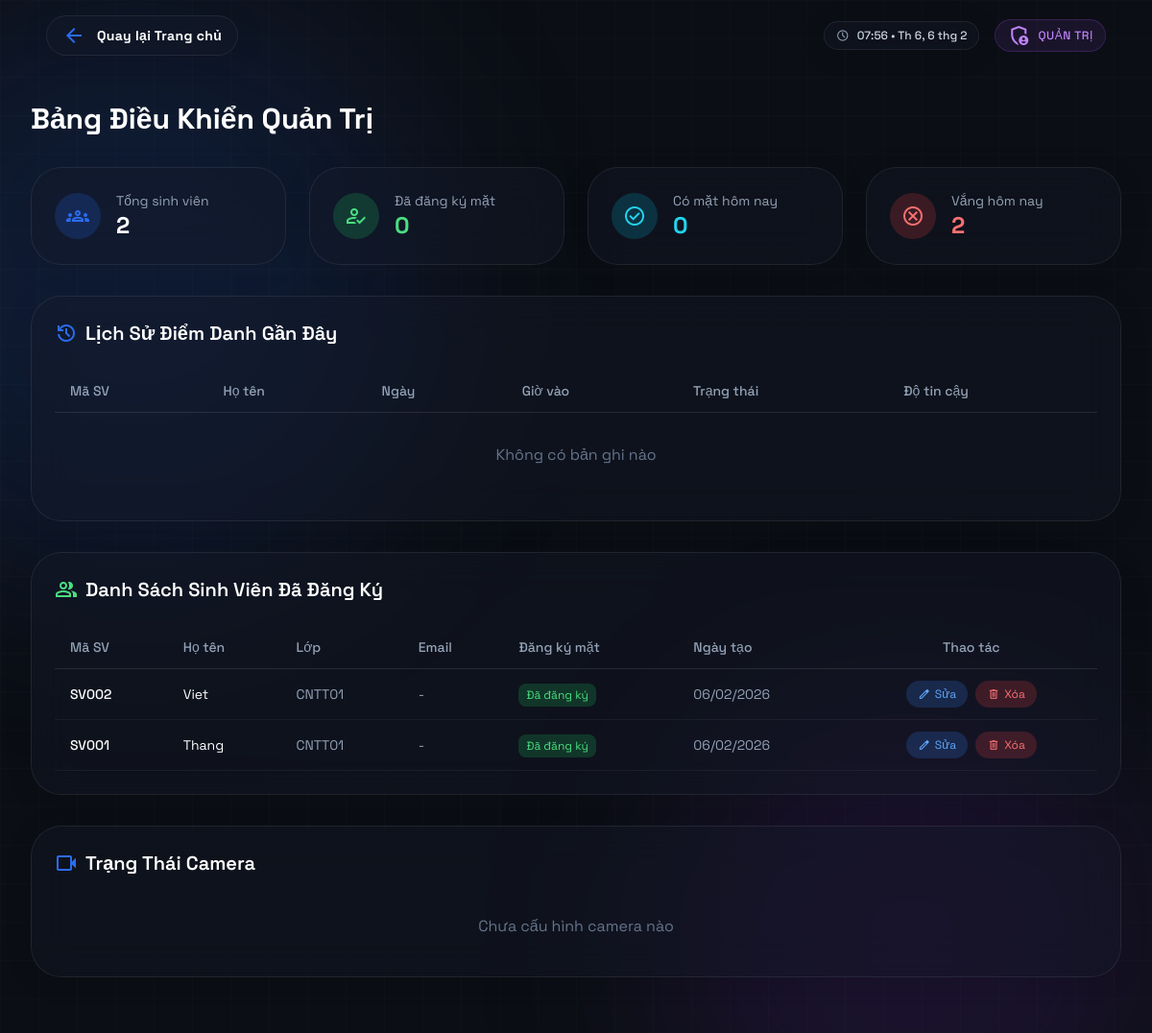
Screenshot of /admin-dashboard/ with the database file from the repository.
### portal/models.py (models this page shows, shortened)
class Student(models.Model):
    user = models.OneToOneField(User, on_delete=models.CASCADE, null=True, blank=True)
    student_id = models.CharField(max_length=20, unique=True, verbose_name="Mã sinh viên")
    full_name = models.CharField(max_length=100, verbose_name="Họ và tên")
    email = models.EmailField(blank=True, verbose_name="Email")
    class_name = models.CharField(max_length=50, blank=True, verbose_name="Lớp")
    face_encoding = models.BinaryField(null=True, blank=True, verbose_name="Face Encoding Data")
    face_image = models.ImageField(upload_to='faces/', null=True, blank=True, verbose_name="Ảnh khuôn mặt")
    is_registered = models.BooleanField(default=False, verbose_name="Đã đăng ký khuôn mặt")
    created_at = models.DateTimeField(auto_now_add=True)
    updated_at = models.DateTimeField(auto_now=True)
    class Meta:
        verbose_name = "Sinh viên"
        verbose_name_plural = "Danh sách sinh viên"
        ordering = ['student_id']

### portal/views.py (the view)
# urls.py: path('admin-dashboard/', views.admin_dashboard, name='admin_dashboard'),
def admin_dashboard(request):
    from .face_recognition import load_database
    face_db = load_database()
    registered_faces = len(face_db)  # Số người đã đăng ký mặt
    total_students = Student.objects.count()
    today = timezone.now().date()
    today_records = AttendanceRecord.objects.filter(date=today)
    today_present_unique = today_records.filter(status='present').values('student').distinct().count()
    today_absent = max(0, total_students - today_present_unique)
    context = {
        'total_students': total_students,
        'registered_students': registered_faces,  # Từ face_database.pkl
        'today_present': today_present_unique,  # Số sinh viên unique
        'today_late': today_records.filter(status='late').values('student').distinct().count(),
        'today_absent': today_absent,
        'recent_records': AttendanceRecord.objects.select_related('student').order_by('-date', '-time_in')[:20],
        'cameras': Camera.objects.all(),
        'students': Student.objects.all().order_by('-created_at'),  # Danh sách sinh viên
    }
    return render(request, 'portal/admin_dashboard.html', context)

### portal/face_recognition.py (called while the page is built)
def load_database():
    if os.path.exists(DATABASE_FILE):
        with open(DATABASE_FILE, 'rb') as f:
            return pickle.load(f)
    return {}

### templates/portal/admin_dashboard.html (shortened to what this page needs)
{% extends 'base.html' %}
{% load static %}
{% block content %}
<div class="fixed inset-0 overflow-hidden pointer-events-none z-0">
    <div class="absolute top-0 -left-40 w-[600px] h-[600px] bg-primary/20 rounded-full mix-blend-screen filter blur-[100px] opacity-70 animate-blob"></div>
    <div class="absolute -bottom-40 right-0 w-[500px] h-[500px] bg-purple-600/20 rounded-full mix-blend-screen filter blur-[100px] opacity-60 animate-blob delay-200"></div>
</div>
<header class="relative z-50 flex items-center justify-between px-6 py-4 lg:px-12 w-full max-w-7xl mx-auto">
    <a href="{% url 'portal:home' %}" class="flex items-center gap-3 glass-card px-4 py-2 rounded-full hover:border-primary/30 transition-all duration-300 group">
        <span class="material-symbols-outlined text-primary group-hover:scale-110 transition-transform">arrow_back</span>
        <span class="font-bold text-sm tracking-wide">Quay lại Trang chủ</span>
    </a>
    <div class="flex items-center gap-4">
        <div class="hidden sm:flex items-center gap-2 px-3 py-1 glass-card rounded-full">
            <span class="material-symbols-outlined text-sm text-slate-400">schedule</span>
            <span id="currentTime" class="text-xs font-medium text-slate-300"></span>
        </div>
        <div class="flex items-center gap-2 px-3 py-1 bg-purple-500/10 border border-purple-500/20 rounded-full">
            <span class="material-symbols-outlined text-purple-400">admin_panel_settings</span>
            <span class="text-xs font-medium text-purple-400 uppercase tracking-wider">Quản trị</span>
        </div>
    </div>
</header>
<main class="relative z-10 flex-1 p-4 lg:p-8 overflow-y-auto" style="max-height: calc(100vh - 100px);">
    <div class="max-w-7xl mx-auto">
        <h1 class="text-3xl font-bold mb-8">Bảng Điều Khiển Quản Trị</h1>
        <div class="grid grid-cols-1 md:grid-cols-2 lg:grid-cols-4 gap-6 mb-8">
            <div class="glass-card rounded-2xl p-6">
                <div class="flex items-center gap-4">
                    <div class="h-12 w-12 rounded-xl bg-primary/20 flex items-center justify-center">
                        <span class="material-symbols-outlined text-primary">groups</span>
                    </div>
                    <div>
                        <p class="text-sm text-slate-400">Tổng sinh viên</p>
                        <p class="text-2xl font-bold">{{ total_students }}</p>
                    </div>
                </div>
            </div>
            <div class="glass-card rounded-2xl p-6">
                <div class="flex items-center gap-4">
                    <div class="h-12 w-12 rounded-xl bg-green-500/20 flex items-center justify-center">
                        <span class="material-symbols-outlined text-green-400">how_to_reg</span>
                    </div>
                    <div>
                        <p class="text-sm text-slate-400">Đã đăng ký mặt</p>
                        <p class="text-2xl font-bold text-green-400">{{ registered_students }}</p>
                    </div>
                </div>
            </div>
            <div class="glass-card rounded-2xl p-6">
                <div class="flex items-center gap-4">
                    <div class="h-12 w-12 rounded-xl bg-cyan-500/20 flex items-center justify-center">
                        <span class="material-symbols-outlined text-cyan-400">check_circle</span>
                    </div>
                    <div>
                        <p class="text-sm text-slate-400">Có mặt hôm nay</p>
                        <p class="text-2xl font-bold text-cyan-400">{{ today_present }}</p>
                    </div>
                </div>
            </div>
            <div class="glass-card rounded-2xl p-6">
                <div class="flex items-center gap-4">
                    <div class="h-12 w-12 rounded-xl bg-red-500/20 flex items-center justify-center">
                        <span class="material-symbols-outlined text-red-400">cancel</span>
                    </div>
                    <div>
                        <p class="text-sm text-slate-400">Vắng hôm nay</p>
                        <p class="text-2xl font-bold text-red-400">{{ today_absent }}</p>
                    </div>
                </div>
            </div>
        </div>
        <div class="glass-card rounded-2xl p-6 mb-8">
            <h2 class="text-xl font-semibold mb-6 flex items-center gap-2">
                <span class="material-symbols-outlined text-primary">history</span>
                Lịch Sử Điểm Danh Gần Đây
            </h2>
            <div class="overflow-x-auto">
                <table class="w-full">
                    <thead>
                        <tr class="border-b border-white/10">
                            <th class="text-left py-3 px-4 text-sm font-medium text-slate-400">Mã SV</th>
                            <th class="text-left py-3 px-4 text-sm font-medium text-slate-400">Họ tên</th>
                            <th class="text-left py-3 px-4 text-sm font-medium text-slate-400">Ngày</th>
                            <th class="text-left py-3 px-4 text-sm font-medium text-slate-400">Giờ vào</th>
                            <th class="text-left py-3 px-4 text-sm font-medium text-slate-400">Trạng thái</th>
                            <th class="text-left py-3 px-4 text-sm font-medium text-slate-400">Độ tin cậy</th>
                        </tr>
                    </thead>
                    <tbody>
                        {% for record in recent_records %}
                        <tr class="border-b border-white/5 hover:bg-white/5">
                            <td class="py-3 px-4 text-sm">{{ record.student.student_id }}</td>
                            <td class="py-3 px-4 text-sm">{{ record.student.full_name }}</td>
                            <td class="py-3 px-4 text-sm text-slate-400">{{ record.date }}</td>
                            <td class="py-3 px-4 text-sm text-slate-400">{{ record.time_in|time:"H:i:s" }}</td>
                            <td class="py-3 px-4 text-sm">
                                {% if record.status == 'present' %}
                                <span class="px-2 py-1 bg-green-500/20 text-green-400 rounded text-xs">Có mặt</span>
                                {% elif record.status == 'late' %}
                                <span class="px-2 py-1 bg-yellow-500/20 text-yellow-400 rounded text-xs">Đi muộn</span>
                                {% else %}
                                <span class="px-2 py-1 bg-red-500/20 text-red-400 rounded text-xs">Vắng</span>
                                {% endif %}
                            </td>
                            <td class="py-3 px-4 text-sm text-slate-400">{{ record.confidence|floatformat:1 }}%</td>
                        </tr>
                        {% empty %}
                        <tr>
                            <td colspan="6" class="py-8 text-center text-slate-500">Không có bản ghi nào</td>
                        </tr>
                        {% endfor %}
                    </tbody>
                </table>
            </div>
        </div>
        <div class="glass-card rounded-2xl p-6 mb-8">
            <h2 class="text-xl font-semibold mb-6 flex items-center gap-2">
                <span class="material-symbols-outlined text-green-400">people</span>
                Danh Sách Sinh Viên Đã Đăng Ký
            </h2>
            <div class="overflow-x-auto">
                <table class="w-full">
                    <thead>
                        <tr class="border-b border-white/10">
                            <th class="text-left py-3 px-4 text-sm font-medium text-slate-400">Mã SV</th>
                            <th class="text-left py-3 px-4 text-sm font-medium text-slate-400">Họ tên</th>
                            <th class="text-left py-3 px-4 text-sm font-medium text-slate-400">Lớp</th>
                            <th class="text-left py-3 px-4 text-sm font-medium text-slate-400">Email</th>
                            <th class="text-left py-3 px-4 text-sm font-medium text-slate-400">Đăng ký mặt</th>
                            <th class="text-left py-3 px-4 text-sm font-medium text-slate-400">Ngày tạo</th>
                            <th class="text-center py-3 px-4 text-sm font-medium text-slate-400">Thao tác</th>
                        </tr>
                    </thead>
                    <tbody>
                        {% for student in students %}
                        <tr class="border-b border-white/5 hover:bg-white/5" id="student-row-{{ student.id }}">
                            <td class="py-3 px-4 text-sm font-medium">{{ student.student_id }}</td>
                            <td class="py-3 px-4 text-sm">{{ student.full_name }}</td>
                            <td class="py-3 px-4 text-sm text-slate-400">{{ student.class_name|default:"-" }}</td>
                            <td class="py-3 px-4 text-sm text-slate-400">{{ student.email|default:"-" }}</td>
                            <td class="py-3 px-4 text-sm">
                                {% if student.is_registered %}
                                <span class="px-2 py-1 bg-green-500/20 text-green-400 rounded text-xs">Đã đăng ký</span>
                                {% else %}
                                <span class="px-2 py-1 bg-slate-500/20 text-slate-400 rounded text-xs">Chưa đăng ký</span>
                                {% endif %}
                            </td>
                            <td class="py-3 px-4 text-sm text-slate-400">{{ student.created_at|date:"d/m/Y" }}</td>
                            <td class="py-3 px-4 text-center">
                                <div class="flex items-center justify-center gap-2">
                                    <button onclick="openEditModal('{{ student.id }}', '{{ student.student_id }}', '{{ student.full_name }}', '{{ student.class_name|default:"" }}', '{{ student.email|default:"" }}')"
                                            class="px-3 py-1 bg-blue-500/20 hover:bg-blue-500/40 text-blue-400 rounded-lg text-xs transition-colors flex items-center gap-1">
                                        <span class="material-symbols-outlined text-sm">edit</span>
                                        Sửa
                                    </button>
                                    <button onclick="deleteStudent('{{ student.id }}', '{{ student.full_name }}')"
                                            class="px-3 py-1 bg-red-500/20 hover:bg-red-500/40 text-red-400 rounded-lg text-xs transition-colors flex items-center gap-1">
                                        <span class="material-symbols-outlined text-sm">delete</span>
                                        Xóa
                                    </button>
                                </div>
                            </td>
                        </tr>
                        {% empty %}
                        <tr>
                            <td colspan="7" class="py-8 text-center text-slate-500">Chưa có sinh viên nào</td>
                        </tr>
                        {% endfor %}
                    </tbody>
                </table>
            </div>
        </div>
        <div class="glass-card rounded-2xl p-6">
            <h2 class="text-xl font-semibold mb-6 flex items-center gap-2">
                <span class="material-symbols-outlined text-primary">videocam</span>
                Trạng Thái Camera
            </h2>
            <div class="grid grid-cols-1 md:grid-cols-2 lg:grid-cols-4 gap-4">
                {% for camera in cameras %}
                <div class="bg-slate-800/50 rounded-xl p-4">
                    <div class="flex items-center justify-between mb-2">
                        <span class="font-medium">{{ camera.name }}</span>
                        {% if camera.status == 'active' %}
                        <span class="w-2 h-2 rounded-full bg-green-500"></span>
                        {% else %}
                        <span class="w-2 h-2 rounded-full bg-red-500"></span>
                        {% endif %}
                    </div>
                    <p class="text-sm text-slate-400">{{ camera.location }}</p>
                    <p class="text-xs text-slate-500 mt-1">{{ camera.camera_id }}</p>
                </div>
                {% empty %}
                <div class="col-span-full text-center text-slate-500 py-4">
                    Chưa cấu hình camera nào
                </div>
                {% endfor %}
            </div>
        </div>
    </div>
</main>
{% endblock %}

### templates/base.html (shortened to what this page needs)
{% load static %}
<!DOCTYPE html>
<html class="dark" lang="vi">
<head>
    <script src="https://cdn.tailwindcss.com?plugins=forms,container-queries"></script>
    <link rel="stylesheet" href="{% static 'css/styles.css' %}">
</head>
<body class="bg-background-dark text-white font-display relative min-h-screen flex flex-col selection:bg-primary selection:text-white overflow-x-hidden">
    {% block content %}{% endblock %}
    <div class="absolute inset-0 pointer-events-none z-0 opacity-[0.03]" style="background-image: linear-gradient(rgba(255,255,255,0.5) 1px, transparent 1px), linear-gradient(90deg, rgba(255,255,255,0.5) 1px, transparent 1px); background-size: 40px 40px;"></div>
</body>
</html>

### static/css/styles.css (style rules this page uses)
.glass-card { background: rgba(20, 25, 40, 0.4); backdrop-filter: blur(20px); -webkit-backdrop-filter: blur(20px); border: 1px solid rgba(255, 255, 255, 0.08); box-shadow: 0 4px 30px rgba(0, 0, 0, 0.1); }
.delay-200 { animation-delay: 200ms; }
table { border-collapse: collapse; }

### rows the page displays
Student: student_id "SV002", full_name "Viet", class_name "CNTT01", email "-", is_registered "Đã đăng ký", created_at "06/02/2026"
Student: student_id "SV001", full_name "Thang", class_name "CNTT01", email "-", is_registered "Đã đăng ký", created_at "06/02/2026"

### other values shown
{{ total_students }} "2"
{{ registered_students }} "0"
{{ today_present }} "0"
{{ today_absent }} "2"
